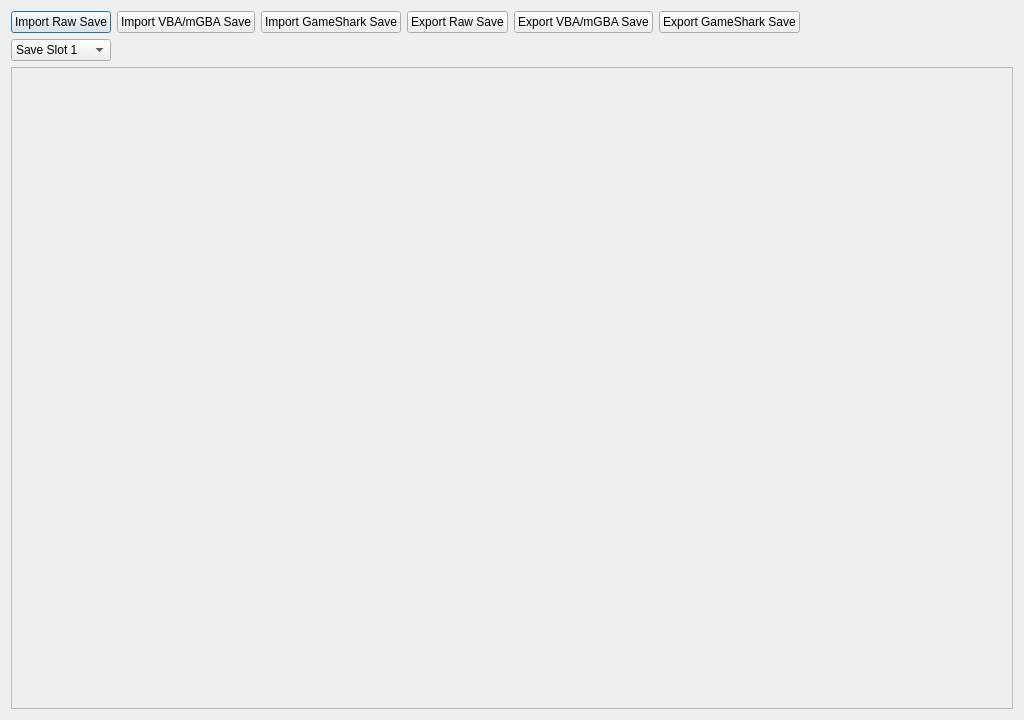
<?xml version="1.0" encoding="UTF-8"?>
<ui version="4.0">
 <class>SaveEditor</class>
 <widget class="QDialog" name="SaveEditor">
  <property name="geometry">
   <rect>
    <x>0</x>
    <y>0</y>
    <width>1024</width>
    <height>720</height>
   </rect>
  </property>
  <property name="windowTitle">
   <string>Save Editor</string>
  </property>
  <layout class="QVBoxLayout" name="verticalLayout">
   <item>
    <layout class="QHBoxLayout" name="horizontalLayout">
     <item>
      <widget class="QPushButton" name="import_raw_save">
       <property name="text">
        <string>Import Raw Save</string>
       </property>
      </widget>
     </item>
     <item>
      <widget class="QPushButton" name="import_vba_mgba_save">
       <property name="text">
        <string>Import VBA/mGBA Save</string>
       </property>
      </widget>
     </item>
     <item>
      <widget class="QPushButton" name="import_gameshark_save">
       <property name="text">
        <string>Import GameShark Save</string>
       </property>
      </widget>
     </item>
     <item>
      <widget class="QPushButton" name="export_raw_save">
       <property name="text">
        <string>Export Raw Save</string>
       </property>
      </widget>
     </item>
     <item>
      <widget class="QPushButton" name="export_vba_mgba_save">
       <property name="text">
        <string>Export VBA/mGBA Save</string>
       </property>
      </widget>
     </item>
     <item>
      <widget class="QPushButton" name="export_gameshark_save">
       <property name="text">
        <string>Export GameShark Save</string>
       </property>
      </widget>
     </item>
     <item>
      <spacer name="horizontalSpacer">
       <property name="orientation">
        <enum>Qt::Horizontal</enum>
       </property>
       <property name="sizeHint" stdset="0">
        <size>
         <width>40</width>
         <height>20</height>
        </size>
       </property>
      </spacer>
     </item>
    </layout>
   </item>
   <item>
    <layout class="QHBoxLayout" name="horizontalLayout_2">
     <item>
      <widget class="QComboBox" name="selected_slot_index">
       <property name="minimumSize">
        <size>
         <width>100</width>
         <height>0</height>
        </size>
       </property>
       <item>
        <property name="text">
         <string>Save Slot 1</string>
        </property>
       </item>
       <item>
        <property name="text">
         <string>Save Slot 2</string>
        </property>
       </item>
       <item>
        <property name="text">
         <string>Save Slot 3</string>
        </property>
       </item>
      </widget>
     </item>
     <item>
      <spacer name="horizontalSpacer_2">
       <property name="orientation">
        <enum>Qt::Horizontal</enum>
       </property>
       <property name="sizeHint" stdset="0">
        <size>
         <width>40</width>
         <height>20</height>
        </size>
       </property>
      </spacer>
     </item>
    </layout>
   </item>
   <item>
    <widget class="QScrollArea" name="scrollArea">
     <property name="widgetResizable">
      <bool>true</bool>
     </property>
     <widget class="QWidget" name="scrollAreaWidgetContents">
      <property name="geometry">
       <rect>
        <x>0</x>
        <y>0</y>
        <width>1000</width>
        <height>628</height>
       </rect>
      </property>
      <layout class="QHBoxLayout" name="horizontalLayout_3">
       <item>
        <layout class="QVBoxLayout" name="owned_figurines_layout"/>
       </item>
       <item>
        <layout class="QFormLayout" name="owned_items_layout"/>
       </item>
       <item>
        <layout class="QGridLayout" name="flags_layout"/>
       </item>
      </layout>
     </widget>
    </widget>
   </item>
  </layout>
 </widget>
 <resources/>
 <connections/>
</ui>
